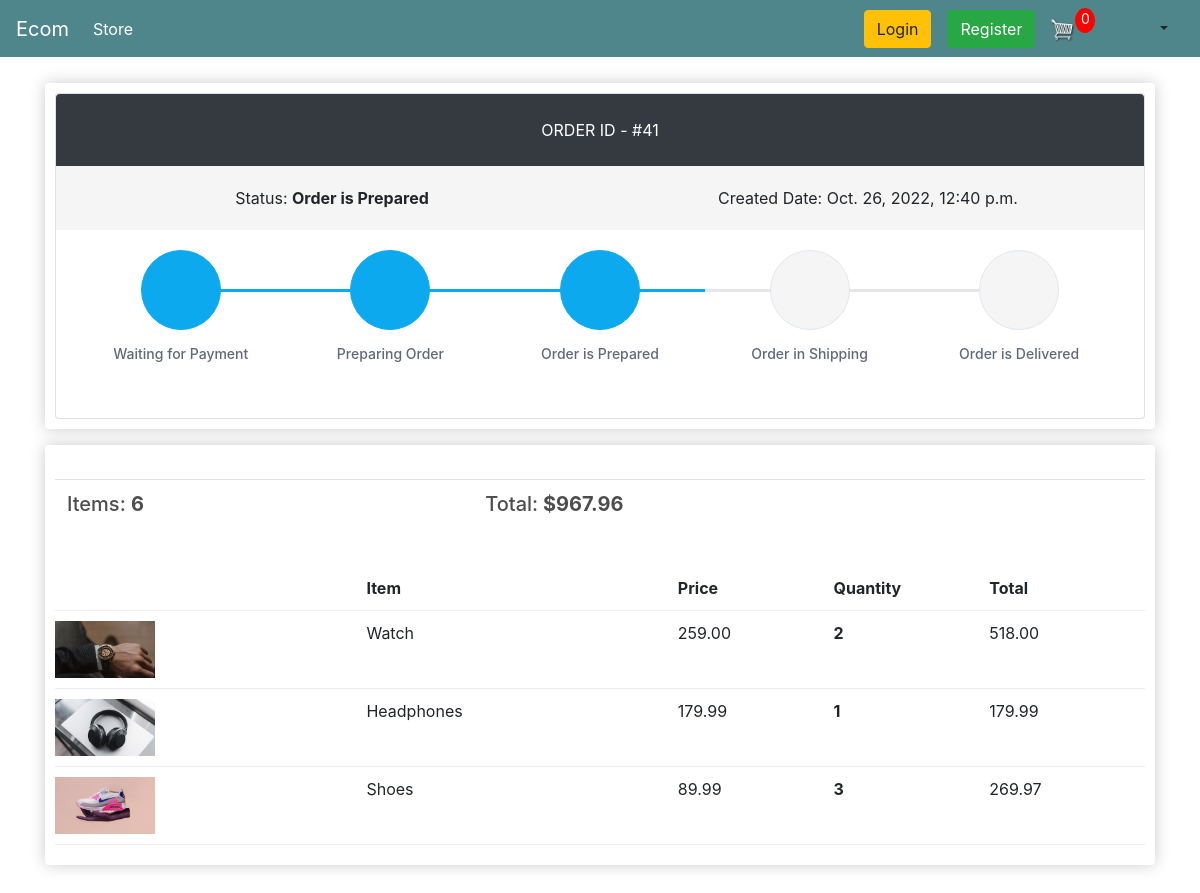
/order-details/41, run on the app's committed database.
### store/models.py (models this page shows, shortened)
class Order(models.Model):
    STATUS_CHOICES = (
        (0, 'Waiting for Payment'),
        (1, 'Preparing Order'),
        (2, 'Order is Prepared'),
        (3, 'Order in Shipping'),
        (4, 'Order is Delivered'),
        (5, 'Cancelled')
    )
    PAYMENT_OPTION_CHOICES = (
        ('Cash On Delivery', 'Cash On Delivery'),
        ('Bkash', 'Bkash'),
    )
    customer = models.ForeignKey(Customer, on_delete=models.SET_NULL, null=True, blank=True)
    order_status = models.IntegerField('Order Status', choices=STATUS_CHOICES, default=0)
    payment_option = models.CharField('Payment Options', choices=PAYMENT_OPTION_CHOICES, max_length=20, default='Cash On Delivery')
    created = models.DateTimeField('Created in', auto_now_add=True)
    modified = models.DateTimeField('Modified in', auto_now=True)
    transaction_id = models.CharField(max_length=100, null=True)
    class Meta:
        verbose_name = 'Order'
        ordering = ('-created',)
    @property
    def get_order_total(self):
        order_items = self.orderitem_set.all()
        total = sum([item.get_total for item in order_items])
        return total
    @property
    def get_number_of_items(self):
        order_items = self.orderitem_set.all()
        total = sum([item.quantity for item in order_items])
        return total

class OrderItem(models.Model):
    product = models.ForeignKey(Product, on_delete=models.SET_NULL, null=True, blank=True)
    order = models.ForeignKey(Order, on_delete=models.SET_NULL, null=True, blank=True)
    quantity = models.IntegerField(default=0, null=True, blank=True)
    date_added = models.DateTimeField(auto_now_add=True)
    def __str__(self) -> str:
        return f'OrderItem ID: {self.id}  ->   Name: {self.product.name}'
    @property
    def get_total(self):
        return self.quantity * self.product.price

class Product(models.Model):
    name = models.CharField(max_length=200, null=True)
    price = models.FloatField()
    discount_price = models.FloatField(default=0.0)
    digital = models.BooleanField(default=False, null=True, blank=True)
    image = models.ImageField(null=True, blank=True)
    @property
    def imageURL(self):
        try:
            url = self.image.url
        except:
            url = ''
        return url

### customers/views.py (the view)
# urls.py: path('order-details/<int:pk>', customer_views.OrderDetailView.as_view(), name = 'order-details'),
class OrderDetailView(DetailView):
    login_required = True
    template_name: str = "customers/order-details.html"
    context_object_name: str = "order"
    model = Order
    def get_context_data(self,*args, **kwargs):
        context = super(OrderDetailView, self).get_context_data(*args,**kwargs)
        context['items'] = self.items
        context['noOfCartItems'] = self.noOfCartItems
        context['trackInfoList'] = self.trackInfoList
        return context
    def get(self, request, *args, **kwargs):
        self.cookieData = cartData(request = request)
        self.noOfCartItems = self.cookieData['noOfCartItems']
        self.order_id = self.kwargs.get('pk')
        self.items = OrderItem.objects.filter(order__id = self.order_id)
        orders = Order.objects.filter(id = self.order_id)
        self.trackInfoList = getTrackInfoList(orders[0].order_status)
        print(f'order_id = {self.order_id}  items = {self.items},  noOfCartItems = {self.noOfCartItems}')
        return super(OrderDetailView, self).get(request, *args, **kwargs)

### store/utils.py (called while the page is built, shortened)
def cookieCart(request):
    try:
        temp_cart = json.loads(request.COOKIES['cart'])
    except:
        temp_cart = {}
    print('temp_cart: ', temp_cart)
    items = []
    cart = {
        'get_cart_total': 0,
        'get_checked_item_count': 0,
        'shipping': False
    }
    noOfCartItems = 0
    return {
        'noOfCartItems': noOfCartItems,
        'cart': cart,
        'items': items
    }

def cartData(request):
    if request.user.is_authenticated:
        customer = request.user.customer
        cart, created = Cart.objects.get_or_create(customer = customer)
        items = cart.cartitem_set.all()
        noOfCartItems = cart.get_all_cart_item_count
    else:
        cookieData = cookieCart(request = request)
        noOfCartItems = cookieData['noOfCartItems']
        cart = cookieData['cart']
        items = cookieData['items']
    return {
        'noOfCartItems': noOfCartItems,
        'cart': cart,
        'items': items
    }

### templates/customers/order-details.html (shortened to what this page needs)
{% extends 'store/main.html' %}
{% load static %}
{% block content %}
    <div class="row">
        <div class="col-lg-12">
            <div class="box-element padding-bottom-3x mb-3 mt-3">
                <div class="card">
                  <div class="p-4 text-center text-white text-lg rounded-top" style="background-color:#343a40 !important"><span class="text-uppercase">Order ID - </span><span class="text-medium">#{{ order.id }}</span></div>
                  <div class="d-flex flex-wrap flex-sm-nowrap justify-content-between py-3 px-2 bg-order-overview" style="background-color:#f5f5f5">
                    <div class="w-100 text-center py-1 px-2"><span class="text-medium">Status:</span> <strong>{{ order.get_order_status_display }}</strong></div>
                    <div class="w-100 text-center py-1 px-2"><span class="text-medium">Created Date:</span> {{ order.created }}</div>
                  </div>
                  <div class="card-body">
                    <div class="steps d-flex flex-wrap flex-sm-nowrap justify-content-between padding-top-2x padding-bottom-1x">
                        {% for trackInfo in trackInfoList %}
                            {% if trackInfo.is_completed %}
                            <div class="step completed">
                            {% else %}
                            <div class="step">
                            {% endif %}
                                <div class="step-icon-wrap">
                                <div class="step-icon"><i class="{{ trackInfo.icon }}"></i></div>
                                </div>
                                <h4 class="step-title">{{ trackInfo.title }}</h4>
                            </div>
                        {% endfor%}
                    </div>
                  </div>
                </div>
            </div>
            <div class="box-element mb-5">
                <br>
                <table class="table">
                    <tr>
                        <th><h5>Items: <strong>{{ order.get_number_of_items }} </strong></h5></th>
                        <th><h5>Total:<strong> ${{order.get_order_total|floatformat:2}} </strong></h5></th>
                    </tr>
                </table>
                <br/>
                <div class="cart-row">
                    <div style="flex:2"></div>
                    <div style="flex:2"><strong>Item</strong></div>
                    <div style="flex:1"><strong>Price</strong></div>
                    <div style="flex:1"><strong>Quantity</strong></div>
                    <div style="flex:1"><strong>Total</strong></div>
                </div>
                {% for item in items %}
                    <div class="cart-row">
                        <div style="flex:2"><img class="row-image" src="{{item.product.imageURL}}"></div>
                        <div style="flex:2"><p>{{item.product.name}}</p></div>
                        <div style="flex:1"><p>{{item.product.price|floatformat:2}} </p></div>
                        <div style="flex:1">
                            <p class="quantity">{{item.quantity}}</p>
                        </div>
                        <div style="flex:1"><p>{{item.get_total|floatformat:2}} </p></div>
                    </div>
                {% endfor %}
            </div>
        </div>
    </div>
    <link rel="stylesheet" type="text/css" href="{% static 'css/order-details.css' %}">
    <link rel="stylesheet" href="https://cdn.jsdelivr.net/npm/pixeden-stroke-7-icon@1.2.3/pe-icon-7-stroke/dist/pe-icon-7-stroke.min.css">
    <link href="https://cdn.jsdelivr.net/npm/bootstrap@4.4.1/dist/css/bootstrap.min.css" rel="stylesheet">
{% endblock content %}

### static/css/main.css (style rules this page uses)
body { background-color: hsl(0, 0%, 98%); }
h1,h2,h3,h4,h5,h6 { color:hsl(0, 0%, 30%); }
.box-element { box-shadow:hsl(0, 0%, 80%) 0 0 16px; background-color: #fff; border-radius: 4px; padding: 10px; }
.col-lg-4, .col-lg-6, .col-lg-8, .col-lg-12 { margin-top: 10px; }
.row-image { width: 100px; }
.cart-row { display: flex; align-items: flex-stretch; padding-bottom: 10px; margin-bottom: 10px; border-bottom: 1px solid #ececec; }
.quantity { display: inline-block; font-weight: 700; padding-right:10px; }

### static/css/order-details.css (style rules this page uses)
.steps .step { display: block; width: 100%; margin-bottom: 35px; text-align: center }
.steps .step .step-icon-wrap { display: block; position: relative; width: 100%; height: 80px; text-align: center }
.steps .step .step-icon-wrap::before, .steps .step .step-icon-wrap::after { display: block; position: absolute; top: 50%; width: 50%; height: 3px; margin-top: -1px; background-color: #e1e7ec; content: ''; z-index: 1 }
.steps .step .step-icon-wrap::before { left: 0 }
.steps .step .step-icon-wrap::after { right: 0 }
.steps .step .step-icon { display: inline-block; position: relative; width: 80px; height: 80px; border: 1px solid #e1e7ec; border-radius: 50%; background-color: #f5f5f5; color: #374250; font-size: 38px; line-height: 81px; z-index: 5 }
.steps .step .step-title { margin-top: 16px; margin-bottom: 0; color: #606975; font-size: 14px; font-weight: 500 }
.steps .step:first-child .step-icon-wrap::before { display: none }
.steps .step:last-child .step-icon-wrap::after { display: none }
.steps .step.completed .step-icon-wrap::before, .steps .step.completed .step-icon-wrap::after { background-color: #0da9ef }
.steps .step.completed .step-icon { border-color: #0da9ef; background-color: #0da9ef; color: #fff }
.bg-faded, .bg-order-overview { background-color: #f5f5f5 !important; }

### data on the page
Order: id "41", order_status "Order is Prepared", created "Oct. 26, 2022, 12:40 p.m.", get_number_of_items "6", get_order_total "967.96"
OrderItem: product.imageURL (picture), product.name "Watch", product.price "259.00", quantity "2", get_total "518.00"
OrderItem: product.imageURL (picture), product.name "Headphones", product.price "179.99", quantity "1", get_total "179.99"
OrderItem: product.imageURL (picture), product.name "Shoes", product.price "89.99", quantity "3", get_total "269.97"

### other printed values
{{ noOfCartItems }} "0"
{{ trackInfo.title }} "Waiting for Payment" "Preparing Order" "Order is Prepared" "Order in Shipping" "Order is Delivered"
